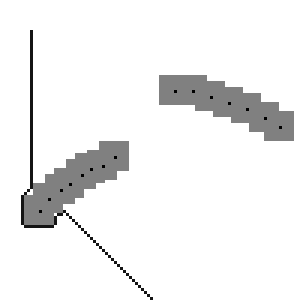
#> input picture lab1/drivingPath_simple.bmp, 100 x 100 px, found by its file name (shown 3 times larger)
$ python render.py
#> lines starting #> are read from the running program, lines starting #| are printed output that depends on the picture
import cv2
import getopt
import numpy as np
import sys

def render(input_path, output_path):
    factor = 30
    input_image = cv2.imread(input_path, cv2.IMREAD_COLOR)
    rows = input_image.shape[0]
    cols = input_image.shape[1]
    output_image = np.zeros((rows * factor, cols * factor, 3))

    empty = cv2.imread(".\empty.jpg")
    travelled = cv2.imread(".\\travelled.jpg")
    detected = cv2.imread(".\detected.jpg")
    expanded = cv2.imread(".\expanded.jpg")

    for i in range(input_image.shape[0]):
        for j in range(input_image.shape[1]):
            i_start = i * factor
            i_end = i_start + factor
            j_start = j * factor
            j_end = j_start + factor

            if (input_image[i][j][0] == 255):
                output_image[i_start:i_end, j_start:j_end:] = empty
            elif(input_image[i][j][0] == 0):
                output_image[i_start:i_end, j_start:j_end:] = detected
            elif(input_image[i][j][0] == 128):
                output_image[i_start:i_end, j_start:j_end:] = expanded
            elif(input_image[i][j][0] == 20):
                output_image[i_start:i_end, j_start:j_end:] = travelled
            else:
                print("Need mapping")

    cv2.imwrite(output_path, output_image)


def main(argv):
    try:
      opts, args = getopt.getopt(argv,"i:o:")
    except getopt.GetoptError:
      print("render.py -i <input> -p <output>")
      sys.exit(2)

    input_path = ".\drivingPath_simple.bmp"
    output_path = ".\\rendered simple routing.jpg"
    for opt, arg in opts:
        if opt == "-i":
            input_path = arg
        elif opt == "-o":
            output_path = arg

    render(input_path, output_path)
#> in render, input_image is the input picture: shape (100, 100, 3); min 0, max 255, mean 239.9
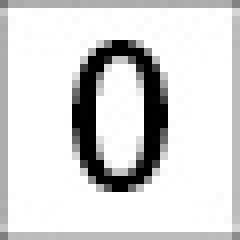
#> input picture lab1/empty.jpg, 30 x 30 px, found by its file name (shown 8 times larger)
#> in render, empty is the input picture: shape (30, 30, 3); min 0, max 255, mean 215.2
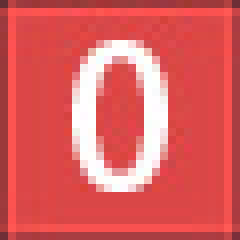
#> input picture lab1/travelled.jpg, 30 x 30 px, found by its file name (shown 8 times larger)
#> in render, travelled is the input picture: shape (30, 30, 3); mean B, G, R 94.6, 94.5, 219.9
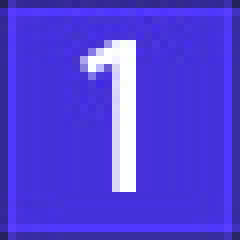
#> input picture lab1/detected.jpg, 30 x 30 px, found by its file name (shown 8 times larger)
#> in render, detected is the input picture: shape (30, 30, 3); mean B, G, R 217.3, 63.5, 81
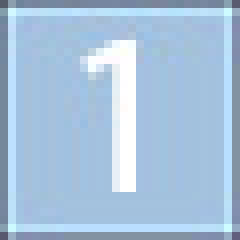
#> input picture lab1/expanded.jpg, 30 x 30 px, found by its file name (shown 8 times larger)
#> in render, expanded is the input picture: shape (30, 30, 3); mean B, G, R 220.1, 194.1, 167.1
#> after the loop in render, `for i in range(input_image.shape[0]):`:
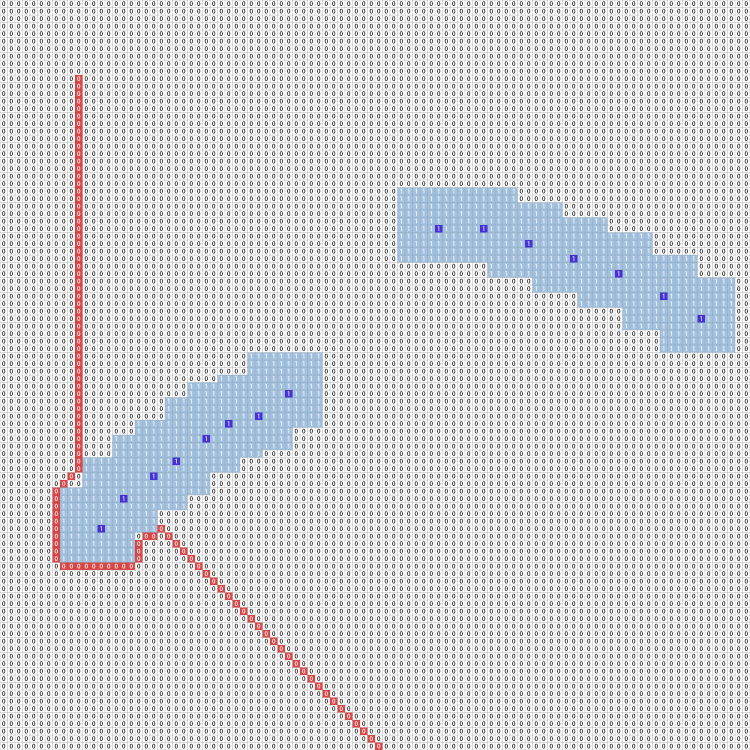
#> output_image: shape (3000, 3000, 3) float64 (shown at 1/4 size); mean B, G, R 214.4, 211.6, 210.5

    return

if __name__ == '__main__':
    main(sys.argv[1:])
